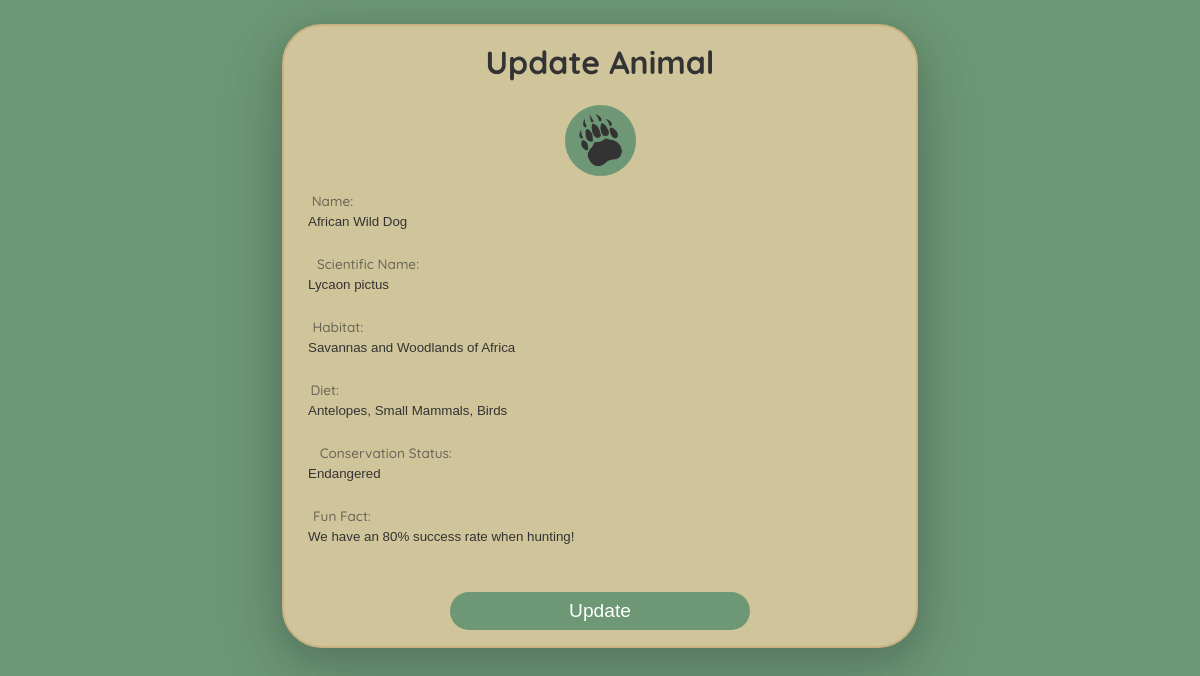
Screenshot of /update.php?animal_id=1 (signed in) with the database file from the repository.
### tables this page shows
CREATE TABLE `animals` (
  `animal_id` int NOT NULL,
  `name` varchar(255) NOT NULL,
  `scientific_name` varchar(255) NOT NULL,
  `habitat` varchar(255) NOT NULL,
  `diet` varchar(255) NOT NULL,
  `conservation_status` varchar(255) NOT NULL,
  `fun_fact` varchar(255) NOT NULL
);

### update.php (the view, shortened to what this page needs)
<?php
$host = 'localhost';
$dbname = 'animals';
$user = 'jacob';
$pass = 'jacob';
$charset = 'utf8mb4';
$dsn = "mysql:host=$host;dbname=$dbname;charset=$charset";
$options = [
    PDO::ATTR_ERRMODE            => PDO::ERRMODE_EXCEPTION,
    PDO::ATTR_DEFAULT_FETCH_MODE => PDO::FETCH_ASSOC,
    PDO::ATTR_EMULATE_PREPARES   => false,
];
try {
    $pdo = new PDO($dsn, $user, $pass, $options);
} catch (PDOException $e) {
    throw new PDOException($e->getMessage(), (int)$e->getCode());
}
$animal_id = (int)$_GET['animal_id'];
$sql = 'SELECT * FROM animals WHERE animal_id = :animal_id';
$stmt = $pdo->prepare($sql);
$stmt->execute(['animal_id' => $animal_id]);
$animal = $stmt->fetch();
?>
<!DOCTYPE html>
<html lang ="en">
<head>
    <link rel="stylesheet" href="styles.css">
</head>
<body>
    <div class="request-container">
        <form method="POST" action="" class="login-form">
            <h1>Update Animal</h1>
            <img src="Animal Archive Logo.png" width= "75px" height = "75px">
            <div class = "request-row">
                <input placeholder = "Name:" class = "form-input" type="text" id="name" name="name" value="<?php echo htmlspecialchars($animal['name']); ?>" required>
                <label class = "form-label" for="name">Name:</label>
            </div>
            <div class = "request-row">
                <input placeholder = "Scientific Name" class = "form-input" type="text" id="scientific_name" name="scientific_name" value="<?php echo htmlspecialchars($animal['scientific_name']); ?>" required>
                <label class = "form-label" for="scientific_name">Scientific Name:</label>
            </div>
            <div class = "request-row">
                <input placeholder = "Habitat:" class = "form-input" type="text" id="habitat" name="habitat" value="<?php echo htmlspecialchars($animal['habitat']); ?>" required>
                <label class = "form-label" for="habitat">Habitat:</label>
            </div>
            <div class = "request-row">
                <input placeholder = "Diet:" class = "form-input" type="text" id="diet" name="diet" value="<?php echo htmlspecialchars($animal['diet']); ?>" required>
                <label class = "form-label" for="diet">Diet:</label>
            </div>
            <div class = "request-row">
                <input placeholder = "Conservation Status:" class = "form-input" type="text" id="conservation_status" name="conservation_status" value="<?php echo htmlspecialchars($animal['conservation_status']); ?>" required>
                <label class = "form-label" for="conservation_status">Conservation Status:</label>
            </div>
            <div class = "request-row">
                <input placeholder = "Fun Fact:" class = "form-input" type="text" id="fun_fact" name="fun_fact" value="<?php echo htmlspecialchars($animal['fun_fact']); ?>" required>
                <label class = "form-label" for="fun_fact">Fun Fact:</label>
            </div>
            <button type="submit" name="submit" class = "submit-button">Update</button>
        </form>
    </div>
</body>
</html>

### styles.css (style rules this page uses)
body { display:flex; align-items: center; justify-content: center; font-family: 'Quicksand'; font-weight: 500; background-color: #6D9775; color: #333; max-width: 1200px; height: 100%; margin: 0; padding: 0; flex-direction: column; }
h1, h2 { margin-top: 0px; }
.request-container { border: 2px solid #C8B282; width:50%; display:flex auto; margin:0; margin-top: 1.5rem; padding:1rem; text-align: center; border-radius: 2.5rem; background: #D0C59A; box-shadow: rgba(17, 17, 26, 0.1) 0px 8px 24px, rgba(17, 17, 26, 0.1) 0px 16px 56px, rgba(17, 17, 26, 0.1) 0px 24px 80px; }
.request-container button { width:50%; }
.request-row { position:relative; margin-bottom: 0.5rem; background: #D0C59A; }
.form-input { box-sizing: border-box; border:0; width: 100%; padding: 2rem 1rem 0.5rem 0.5rem; color: #333; background: #D0C59A; }
.form-input::placeholder { display: none; color:transparent; }
.form-label { color:#333; bottom:0.5rem; left:0.5rem; position:absolute; transition: opacity .1s ease-in-out, transform .1s ease-in-out; }
.form-input:focus~.form-label, .form-input:not(:placeholder-shown)~.form-label { opacity: .65; transform: scale(.85) translateY(-1.3rem); }
.submit-button { color:white; background: #6D9775; border-radius: 2rem; border:0; padding: 0.5rem 2rem; font-size:1.2rem; width: 100%; margin-top:2rem; }

### rows the page displays
animals: name "African Wild Dog", scientific_name "Lycaon pictus", habitat "Savannas and Woodlands of Africa", diet "Antelopes, Small Mammals, Birds", conservation_status "Endangered", fun_fact "We have an 80% success rate when hunting!"
